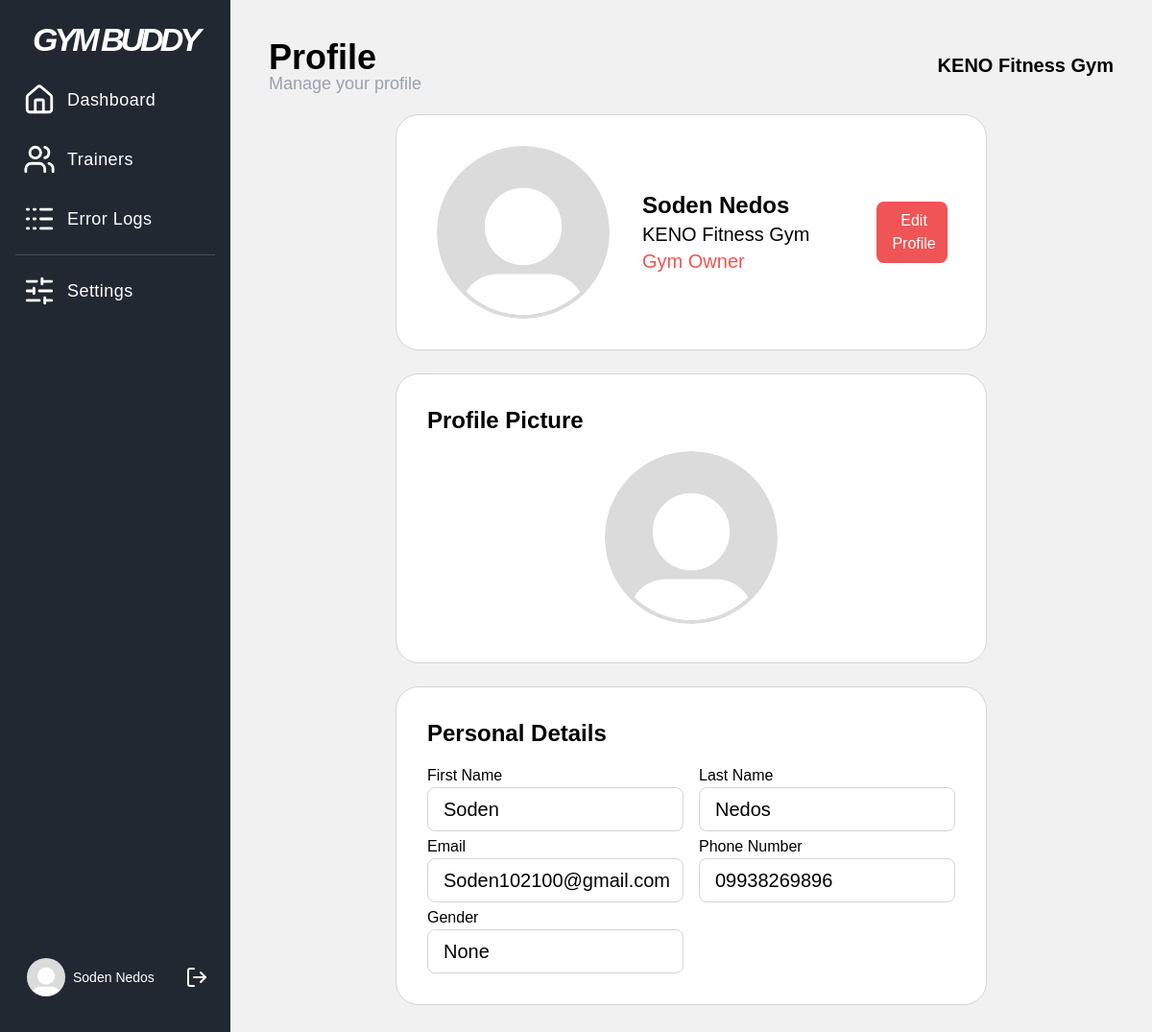
The app's page /profile (signed in) with its own data.
### app.py (models this page shows, shortened)
class User(db.Model):
    id = db.Column(db.Integer, primary_key=True)
    firstname = db.Column(db.String(100), nullable=True)
    middlename = db.Column(db.String(100), nullable=True)
    lastname = db.Column(db.String(100), nullable=True)
    phone_num = db.Column(db.String(20), nullable=True)
    gender = db.Column(db.String(20), nullable=True)
    email = db.Column(db.String(120), unique=True, nullable=False)
    password_hash = db.Column(db.String(128), nullable=False)
    role = db.Column(db.String(50), nullable=False)
    gym_id = db.Column(db.Integer, db.ForeignKey('gym.id'), nullable=False)
    photo_url = db.Column(db.String(200), nullable=True)
    status = db.Column(db.String(20), nullable=False, default='unverified')
    assignments = db.relationship('Assignment', foreign_keys='Assignment.trainer_id', backref='trainer', lazy=True, cascade="all, delete-orphan")
    workout_sessions = db.relationship('WorkoutSession', backref='user', lazy=True, cascade="all, delete-orphan")

### app.py (the view, shortened to what this page needs)
@app.route("/profile", methods=['GET', 'POST'])
@login_required
def profile():
    user = User.query.get(session['user_id'])
    if not user:
        flash('User not found.', 'error')
        return redirect(url_for('login'))
    return render_template("profile.html", user=user)

### app.py (called while the page is built)
def login_required(f):
    @wraps(f)
    def decorated_function(*args, **kwargs):
        if 'user_id' not in session:
            flash('Please log in to access this page.', 'error')
            return redirect(url_for('login'))
        return f(*args, **kwargs)
    return decorated_function

### templates/profile.html (shortened to what this page needs)
{% extends "house.html" %}
{% block content %}
<head>
</head>
<div class="bg-[#f1f1f1] p-10 h-auto font-Helvetica flex items-center flex-col gap-6">
    <div id="header" class="w-full grid grid-cols-2 h-[7%]">
        <div>
            <h1 class="text-4xl font-semibold">Profile</h1>
            <p class="text-lg text-gray-400 font-normal leading-[15px]">Manage your profile</p>
        </div>
        <div class="flex justify-end items-center gap-2">
            <h1 class="text-xl font-Helvetica font-semibold">{{ session.get('user_gym_name', 'Admin') }}</h1>
        </div>
    </div>
    <div class="p-8 border grid grid-cols-[200px_1fr_15%] gap-6 items-center w-[70%] font-Helvetica border-gray-300 bg-white rounded-3xl">
        <div class="flex justify-center">
            <img class="h-[180px] w-[180px] self-center object-cover rounded-full"
                 src="{{ url_for('static', filename=session.get('user_photo_url', 'src/images/Default_pfp.jpg')) }}"
                 alt="Profile Picture">
        </div>
        <div class="flex justify-center flex-col">
            <h1 class="text-2xl font-semibold">{{ session.get('user_firstname')|title }} {{ session.get('user_lastname')|title }}</h1>
            <h1 class="text-xl">{{ session.get('user_gym_name') }}</h1>
            <h1 class="text-xl text-[#F05454]">{{ session.get('user_role')|title }}</h1>
        </div>
        <button id="editProfileBtn" class="flex cursor-pointer justify-center gap-1 w-[90%] bg-[#F05454] hover:bg-[#f77777] transition delay-75 ease-in px-3 py-2 rounded-lg items-center text-white font-Helvetica">
            Edit Profile
        </button>
    </div>
    <form method="POST" action="{{ url_for('profile') }}" id="profileForm" class="w-full flex flex-col items-center gap-6" enctype="multipart/form-data">
        <div class="p-8 w-[70%] flex flex-col gap-x-4 gap-y-1 border border-gray-300 bg-white rounded-3xl">
            <h1 class="text-2xl font-semibold col-span-2 mb-3">Profile Picture</h1>
            <div class="flex justify-center mb-2">
                <img id="uploadPfpPreview" class="h-[180px] w-[180px] self-center object-cover rounded-full"
                     src="{{ url_for('static', filename=session.get('user_photo_url', 'src/images/Default_pfp.jpg')) }}"
                     alt="Profile Picture">
            </div>
        </div>
        <div class="p-8 w-[70%] grid grid-auto-rows-min grid-cols-2 gap-x-4 gap-y-1 border border-gray-300 bg-white rounded-3xl" id="personalDetailsSection">
            <h1 class="text-2xl font-semibold col-span-2 mb-3">Personal Details</h1>
            <div>
                <label for="firstNameInput">First Name</label>
                <div id="firstNameDisplay" class="px-4 py-2 border border-gray-300 rounded-lg w-full">
                    <h1 class="text-xl">{{ session.get('user_firstname')|title }}</h1>
                </div>
            </div>
            <div>
                <label for="lastNameInput">Last Name</label>
                <div id="lastNameDisplay" class="px-4 py-2 border border-gray-300 rounded-lg w-full">
                    <h1 class="text-xl">{{ session.get('user_lastname')|title }}</h1>
                </div>
            </div>
            <div>
                <label for="emailInput">Email</label>
                <div id="emailDisplay" class="px-4 py-2 border border-gray-300 rounded-lg w-full">
                    <h1 class="text-xl">{{ session.get('user_email')|capitalize }}</h1>
                </div>
            </div>
            <div>
                <label for="phoneInput">Phone Number</label>
                <div id="phoneDisplay" class="px-4 py-2 border border-gray-300 rounded-lg w-full">
                    <h1 class="text-xl ">{{ session.get('user_phone_num')|default('N/A')|title }}</h1>
                </div>
            </div>
            <div>
                <label for="genderInput">Gender</label>
                <div id="genderDisplay" class="px-4 py-2 border border-gray-300 rounded-lg w-full">
                    <h1 class="text-xl ">{{ session.get('user_gender')|default('N/A')|title }}</h1>
                </div>
            </div>
        </div>
    </form>
</div>
{% endblock %}

### templates/house.html (shortened to what this page needs)
<!DOCTYPE html>
<html lang="en">
<head>
    <link rel="stylesheet" href="{{url_for('static',filename='dist/output.css')}}">
</head>
<body>
    <div class="flex h-[100dvh]">
        <nav class="bg-[#222831] w-[240px] flex-shrink-0 p-4 flex flex-col justify-between">
            <div class="flex flex-col gap-3 font-Helvetica">
                {% if session.user_role == 'Gym Owner' %}
                    <h2 class="self-center text-[34px] text-white font-bold font-Helvetica italic -tracking-[4px]">GYM BUDDY</h2>
                    <a href="{{ url_for('admin_dashboard') }}" class="flex tracking-wide text-lg items-center gap-3 p-2 rounded-lg text-white hover:bg-[#343a44] transition delay-50 duration-150 ease-in-out" title="Admin Dashboard">
                        <h1>Dashboard</h1>
                    </a>
                    <a href="{{ url_for('trainers') }}" class="flex tracking-wide text-lg items-center gap-3 p-2 rounded-lg text-white hover:bg-[#343a44] transition delay-50 duration-150 ease-in-out" title="Manage Users">
                        <h1>Trainers</h1>
                    </a>
                {% endif %}
                <a href="{{ url_for('errorlogpage') }}" class="flex tracking-wide text-lg items-center gap-3 p-2 rounded-lg text-white hover:bg-[#343a44] transition delay-50 duration-150 ease-in-out">
                    <h1>Error Logs</h1>
                </a>
                <hr class="border-[#4E4D4D]">
                <a href="{{ url_for('settings') }}" class="flex tracking-wide text-lg items-center gap-3 p-2 rounded-lg text-white hover:bg-[#343a44] transition delay-50 duration-150 ease-in-out">
                    <h1>Settings</h1>
                </a>
            </div>
            <div class="grid grid-cols-[1fr_15%] h-[10%] items-center gap-2">
                <a href="{{ url_for('profile') }}" class="flex gap-2 items-center py-2 px-3 rounded-2xl !bg-transparent hover:!bg-[#343a44] transition delay-50 duration-150 ease-in-out">
                    <img class="h-[40px] w-[40px] object-cover rounded-4xl" src="{{ url_for('static', filename=session.get('user_photo_url', 'src/images/Default_pfp.jpg')) }}" alt="User Profile Photo">
                    <h1 class="text-white font-Helvetica text-sm !bg-none">{{ session.get('user_firstname', '')|title }} {{ session.get('user_lastname', '')|title }}</h1>
                </a>
                <div>
                    <a href="{{ url_for('logout') }}" class="Logout " id="logout-link" title="Logout">
                        <svg class="hover:!stroke-amber-400" xmlns="http://www.w3.org/2000/svg" width="24" height="24" viewBox="0 0 24 24" fill="none" stroke="white" stroke-width="2" stroke-linecap="round" stroke-linejoin="round"><path d="m16 17 5-5-5-5"/><path d="M21 12H9"/><path d="M9 21H5a2 2 0 0 1-2-2V5a2 2 0 0 1 2-2h4"/></svg>
                    </a>
                </div>
            </div>
        </nav>
        <div class="flex-grow overflow-y-auto">
            {% block content %} {% endblock %}
        </div>
    </div>
</body>
</html>

### templates/house.html (style rules this page uses)
a:is(:link, :active, :visited).active { background-color: #D9D9D9; color: black; }

### records on screen
User: get "Soden", get "Nedos", get "Gym Owner", get "Soden102100@gmail.com"

### other values on screen
{{ session.get('user_gym_name', 'Admin') }} "KENO Fitness Gym"
{{ session.get('user_gym_name') }} "KENO Fitness Gym"
{{ session.get('user_phone_num')|default('N/A')|title }} "09938269896"
{{ session.get('user_gender')|default('N/A')|title }} "None"
